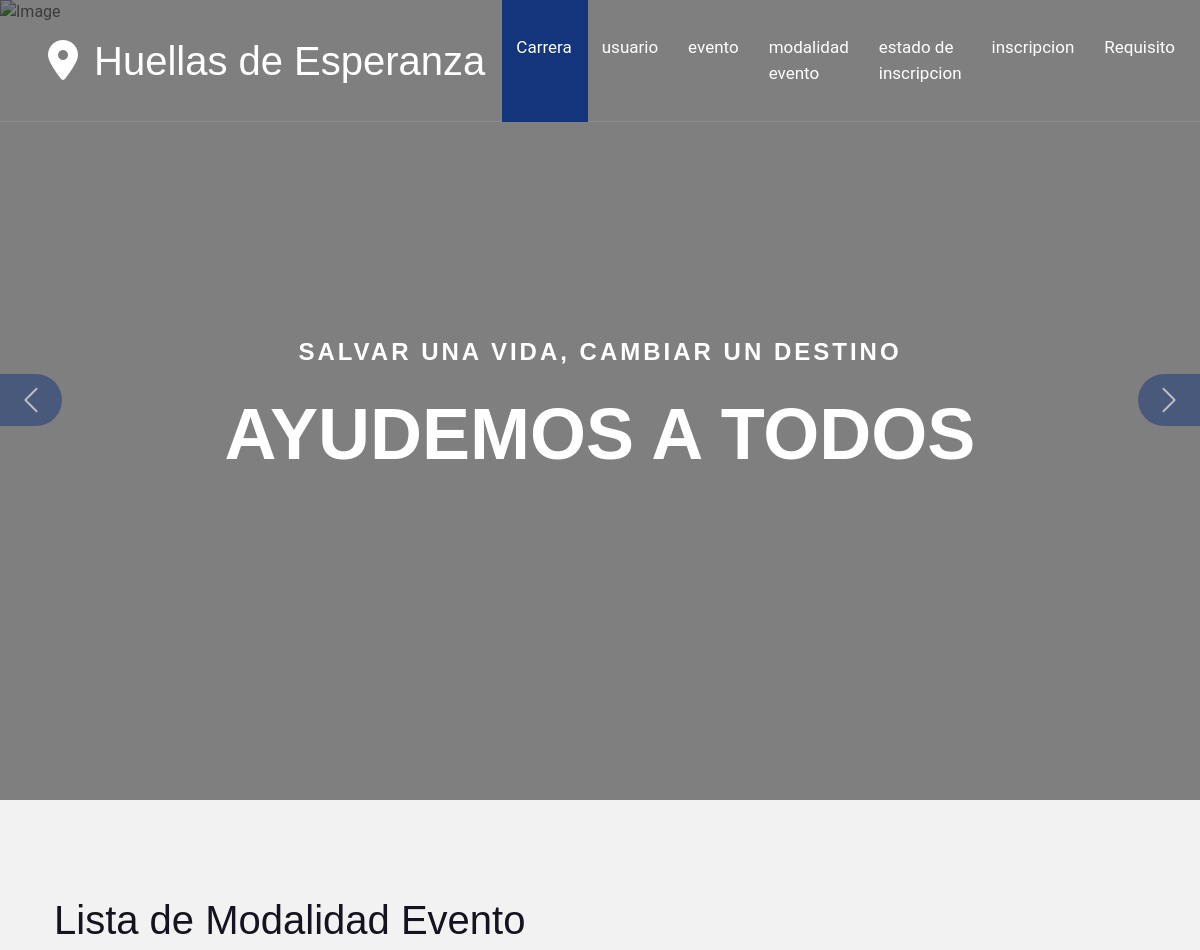
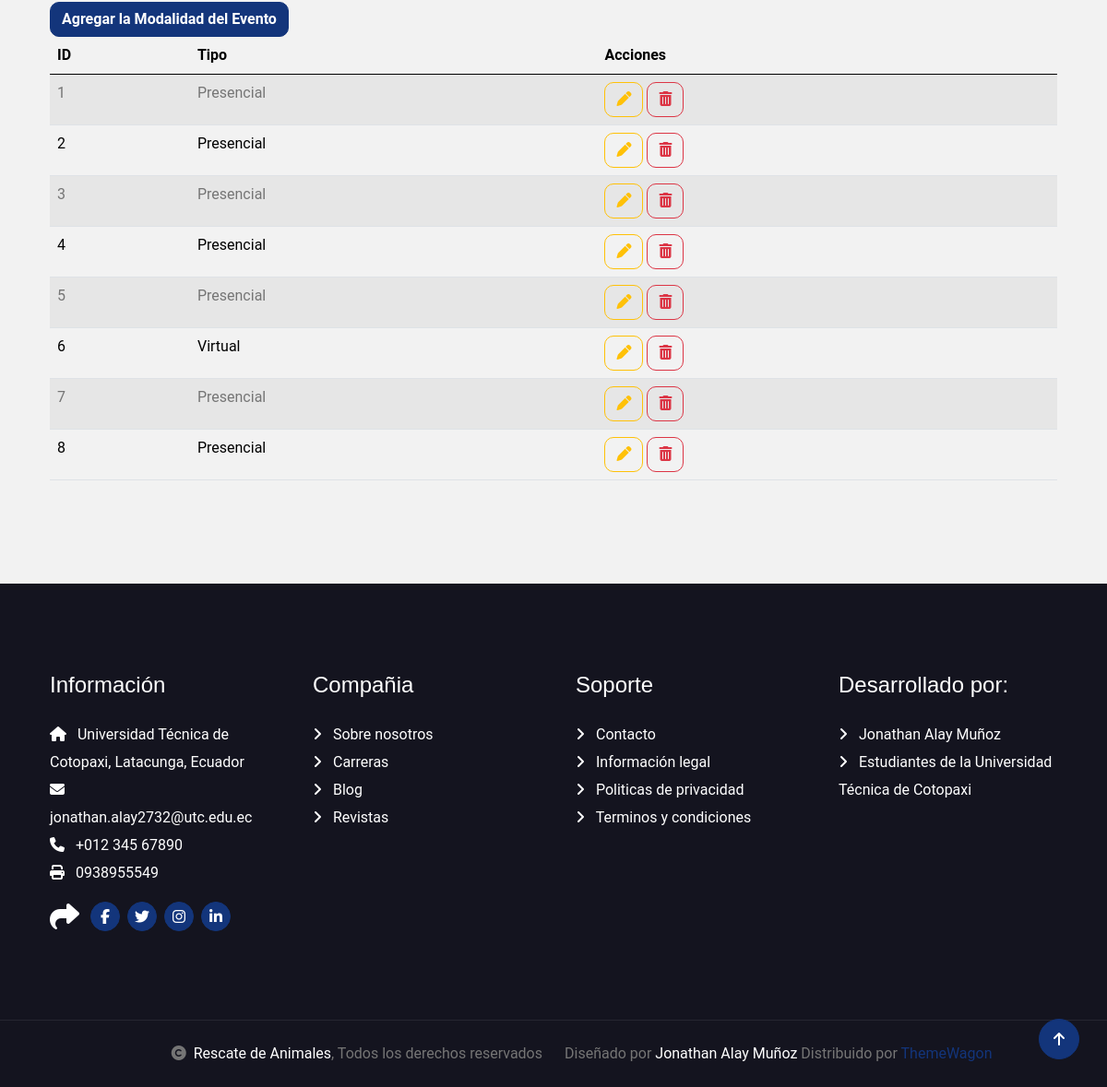
Screenshot of /modalidadevento with the database file from the repository (2 pictures, top to bottom).
### Aplicaciones/Eventos/models.py (models this page shows, shortened)
class ModalidadEvento(models.Model):
    tipo = models.CharField(max_length=50)

### Aplicaciones/Eventos/views.py (the view)
# urls.py: path('modalidadevento', views.modalidadevento, name='modalidadevento'),
def modalidadevento(request):
    registros = ModalidadEvento.objects.all()
    return render(request, "modalidadevento.html", {'modalidad_eventos': registros})

### Aplicaciones/Eventos/templates/modalidadEvento.html (shortened to what this page needs)
{% extends "./plantilla.html" %}
{% block contenido %}
<h1>Lista de  Modalidad Evento</h1>
<a href="/nuevaModalidadEvento" class="btn btn-primary">Agregar la  Modalidad del Evento</a>
<table class="table table-border table-striped table-hover " id="tbl_cargos">
    <thead>
        <tr>
            <th>ID</th>
            <th>Tipo</th>
            <th>Acciones</th>
        </tr>
    </thead>
    <tbody>
        {% for modalidad in modalidad_eventos %}
        <tr>
            <td>{{ modalidad.id }}</td>
            <td>{{ modalidad.tipo }}</td>
            <td>
                <a href="editarModalidadEvento/{{modalidad.id}}" class="btn btn-outline-warning">
                    <i class ="fa fa-pen"> </i>
                </a>
                <a href="#"
                onclick = "eliminarModalidadEvento('{{modalidad.id }}');"
                class="btn btn-outline-danger">
                    <i class ="fa fa-trash"> </i>
                </a>
            </td>
        </tr>
        {% endfor %}
    </tbody>
</table>
{% endblock %}

### GestionJA/static/plantilla/travela/css/style.css (style rules this page uses)
.btn { font-weight: 600; transition: .5s; }
.btn.btn-primary { box-shadow: inset 0 0 0 0 var(--bs-primary); }

### rows the page displays
ModalidadEvento: id "1", tipo "Presencial"
ModalidadEvento: id "2", tipo "Presencial"
ModalidadEvento: id "3", tipo "Presencial"
ModalidadEvento: id "4", tipo "Presencial"
ModalidadEvento: id "5", tipo "Presencial"
ModalidadEvento: id "6", tipo "Virtual"
ModalidadEvento: id "7", tipo "Presencial"
ModalidadEvento: id "8", tipo "Presencial"
